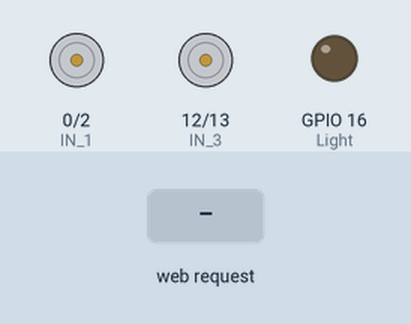
Simulated run of this sketch. Board: ESP32. On the bench: motor-driver pin pairs drawn as motors (green arrow = first pin HIGH = forward, orange = second pin HIGH = backward, longer = more drive, scaled by the enable pin), output pins drawn as LEDs (lit = HIGH). Inputs (shaded band) come from the test bench. WiFi joins after 1.5 s; servers stay silent unless stated; what the sketch prints to the serial monitor is not drawn.

Above: at 2.7 s.
2.8 s: HTTP request GET /?State=F received
At 3.3 s:
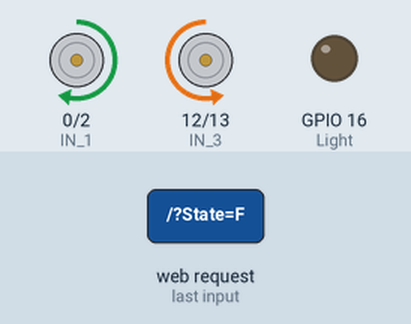
4.3 s: HTTP request GET /?State=B received
At 5.5 s:
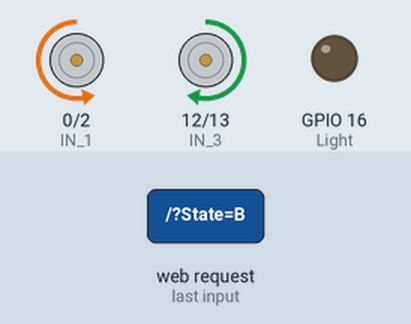
5.8 s: HTTP request GET /?State=L received
At 6.8 s:
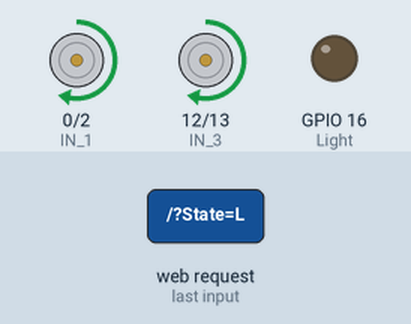
7.3 s: HTTP request GET /?State=R received
At 8.0 s:
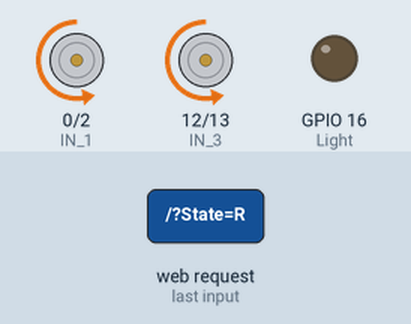
Timing chart, 0 to 9.8 s (numbered marks = the images above; inputs shaded):
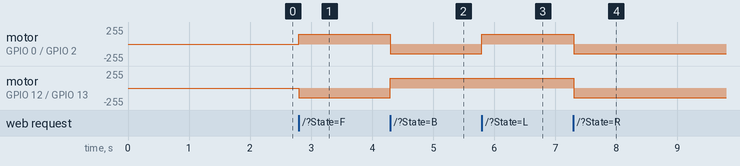

Measured:
- after the input at 2.8 s, motor on GPIO 0 (IN_1) / GPIO 2 (IN_2): stopped → forward 149/255 at once; motor on GPIO 12 (IN_3) / GPIO 13 (IN_4): stopped → backward 149/255 at once
- after the input at 4.3 s, motor on GPIO 0 (IN_1) / GPIO 2 (IN_2): forward 149/255 → backward 149/255 at once; motor on GPIO 12 (IN_3) / GPIO 13 (IN_4): backward 149/255 → forward 149/255 at once
- after the input at 5.8 s, motor on GPIO 0 (IN_1) / GPIO 2 (IN_2): backward 149/255 → forward 149/255 at once
- after the input at 7.3 s, motor on GPIO 0 (IN_1) / GPIO 2 (IN_2), motor on GPIO 12 (IN_3) / GPIO 13 (IN_4): forward 149/255 → backward 149/255 at once

The sketch:

wifi_Robot_app.ino
```cpp
#include <WiFi.h>
#include <WebServer.h>

// Replace with your Wi-Fi network credentials
const char* ssid = "HUAWEI Y9 Prime 2019";
const char* password = "imen1234";

// Motor GPIO Pins
#define ENA   4
#define IN_1  0
#define IN_2  2
#define IN_3  12
#define IN_4  13
#define ENB   15
#define Light 16

// PWM Channel Configurations
#define PWM_CHANNEL_ENA  0
#define PWM_CHANNEL_ENB  1
#define PWM_FREQUENCY    5000
#define PWM_RESOLUTION   8  // 8-bit resolution (0-255)

// Global Variables
int speedCar = 150;  // Default speed (0 to 255)
int speed_low = 60;
WebServer server(80);

void setup() {
  Serial.begin(115200);

  // Initialize motor and light pins
  pinMode(IN_1, OUTPUT);
  pinMode(IN_2, OUTPUT);
  pinMode(IN_3, OUTPUT);
  pinMode(IN_4, OUTPUT);
  pinMode(Light, OUTPUT);

  // Configure PWM channels
  ledcSetup(PWM_CHANNEL_ENA, PWM_FREQUENCY, PWM_RESOLUTION);
  ledcSetup(PWM_CHANNEL_ENB, PWM_FREQUENCY, PWM_RESOLUTION);

  // Attach PWM channels to motor pins
  ledcAttachPin(ENA, PWM_CHANNEL_ENA);
  ledcAttachPin(ENB, PWM_CHANNEL_ENB);

  // Connect to Wi-Fi
  connectToWiFi();

  // Set up web server routes
  server.on("/", handleRequest);
  server.onNotFound(handleRequest);
  server.begin();
}

void loop() {
  server.handleClient();

  String command = server.arg("State");
  if (command == "F") goForward();
  else if (command == "B") goBack();
  else if (command == "L") goLeft();
  else if (command == "R") goRight();
    else if (command == "I") goForwordRight();
  else if (command == "J") goBackRight();
  else if (command == "G") goForwordLeft();
  else if (command == "H") goBackLeft();
  else if (command == "W") {
    digitalWrite(Light, HIGH);
    Serial.println("Light ON");
  } else if (command == "w") {
    digitalWrite(Light, LOW);
    Serial.println("Light OFF");
  } else if (command == "S") stopRobot();

  if (server.hasArg("Speed")) {
    int sliderSpeed = server.arg("Speed").toInt();
    speedCar = constrain(sliderSpeed, 0, 255);  // Ensure speed stays within valid range
    Serial.println("Speed updated: " + String(speedCar));
  }
}

void connectToWiFi() {
  Serial.println("Connecting to WiFi...");
  WiFi.begin(ssid, password);

  // Wait until the device connects to Wi-Fi
  while (WiFi.status() != WL_CONNECTED) {
    delay(500);
    Serial.print(".");
  }

  // Display local IP assigned by router
  Serial.println("\nConnected to Wi-Fi!");
  Serial.print("Local IP Address: ");
  Serial.println(WiFi.localIP());
}

void handleRequest() {
  if (server.hasArg("State") || server.hasArg("Speed")) {
    if (server.hasArg("State")) {
      Serial.println("Received State: " + server.arg("State"));
    }
    if (server.hasArg("Speed")) {
      Serial.println("Received Speed: " + server.arg("Speed"));
    }
    server.send(200, "text/html", "Command received");
  } else {
    server.send(200, "text/html", "ESP32 Web Server is running.");
  }
}

void setMotorSpeed(int channel, int speed) {
  ledcWrite(channel, speed);
}

void goForward() {
  digitalWrite(IN_1, HIGH);
  digitalWrite(IN_2, LOW);
  setMotorSpeed(PWM_CHANNEL_ENA, speedCar);

  digitalWrite(IN_3, LOW);
  digitalWrite(IN_4, HIGH);
  setMotorSpeed(PWM_CHANNEL_ENB, speedCar);
}

void goBack() {
  digitalWrite(IN_1, LOW);
  digitalWrite(IN_2, HIGH);
  setMotorSpeed(PWM_CHANNEL_ENA, speedCar);

  digitalWrite(IN_3, HIGH);
  digitalWrite(IN_4, LOW);
  setMotorSpeed(PWM_CHANNEL_ENB, speedCar);
}

void goLeft() {
  digitalWrite(IN_1, HIGH);
  digitalWrite(IN_2, LOW);
  setMotorSpeed(PWM_CHANNEL_ENA, speedCar);

  digitalWrite(IN_3, HIGH);
  digitalWrite(IN_4, LOW);
  setMotorSpeed(PWM_CHANNEL_ENB, speedCar);
}

void goRight() {
  digitalWrite(IN_1, LOW);
  digitalWrite(IN_2, HIGH);
  setMotorSpeed(PWM_CHANNEL_ENA, speedCar);

  digitalWrite(IN_3, LOW);
  digitalWrite(IN_4, HIGH);
  setMotorSpeed(PWM_CHANNEL_ENB, speedCar);
}

void goForwordRight(){

      digitalWrite(IN_1, HIGH);
      digitalWrite(IN_2, LOW);
      analogWrite(PWM_CHANNEL_ENA, speed_low);

      digitalWrite(IN_3, LOW);
      digitalWrite(IN_4, HIGH);
      setMotorSpeed(PWM_CHANNEL_ENB, speedCar);
   }

void goForwordLeft(){

      digitalWrite(IN_1, HIGH);
      digitalWrite(IN_2, LOW);
      analogWrite(PWM_CHANNEL_ENA, speedCar);

      digitalWrite(IN_3, LOW);
      digitalWrite(IN_4, HIGH);
      analogWrite(PWM_CHANNEL_ENB, speed_low);
  }

void goBackRight(){

      digitalWrite(IN_1, LOW);
      digitalWrite(IN_2, HIGH);
      analogWrite(PWM_CHANNEL_ENA, speed_low);

      digitalWrite(IN_3, HIGH);
      digitalWrite(IN_4, LOW);
      analogWrite(PWM_CHANNEL_ENB, speedCar);
  }

void goBackLeft(){

      digitalWrite(IN_1, LOW);
      digitalWrite(IN_2, HIGH);
      analogWrite(PWM_CHANNEL_ENA, speedCar);

      digitalWrite(IN_3, HIGH);
      digitalWrite(IN_4, LOW);
      analogWrite(PWM_CHANNEL_ENB, speed_low);
  }

void stopRobot() {
  digitalWrite(IN_1, LOW);
  digitalWrite(IN_2, LOW);
  setMotorSpeed(PWM_CHANNEL_ENA, 0);

  digitalWrite(IN_3, LOW);
  digitalWrite(IN_4, LOW);
  setMotorSpeed(PWM_CHANNEL_ENB, 0);
}
```
